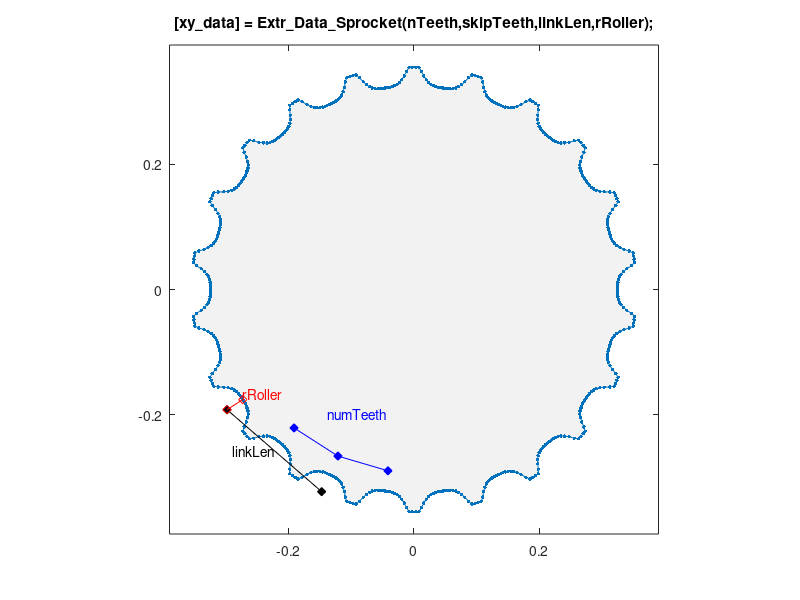

MATLAB code for this plot:
function [xy_data, rPitch] = Extr_Data_Sprocket(nTeeth,skipTeeth,linkLen,rRoller,varargin)
%Extr_Data_Sprocket Produce extrusion data for a sprocket.
%   Extr_Data_Sprocket(numTeeth,skipTeeth,linkLength,rRoller)
%   This function returns x-y data for a sprocket.
%   You can specify:
%       numTeeth      Number of teeth on the sprocket
%       skipTeeth     0 for normal, 1 for double pitch chain
%       linkLength    Length of chain links (roller to roller)
%       rRoller       Radius of roller
%       # holes 	  num_holes
%
%   To see a plot showing parameter values, enter the name
%   of the function with no arguments
%   >> Extr_Data_Sprocket
%
%   To see a plot created with your parameter values,
%   add 'plot' as the final argument
%   >> Extr_Data_Sprocket(22,1,0.2,0.03,'plot')
%
% Copyright 2014-2024 The MathWorks, Inc.

% Default data to show diagram
if (nargin == 0)
    nTeeth  = 22; % For 22 teeth on the gear
    skipTeeth = 1;
    linkLen = 0.2;
    rRoller = 0.03;
end

% Check if plot should be produced
if (isempty(varargin))
    showplot = 'n';
else
    showplot = char(varargin);
end

% Determine Sprocket Pitch Radius
% Number of teeth and chain segment length determines sprocket pitch
% radius, for a triangle is formed from sprocket center to each end of
% chain segment. Tooth skipping + number of teeth may result in non-integer
% number of chain segments to completely wrap around sprocket.  This
% calculation handles that.

rOuterA = linkLen / (2 * sin((2 * pi / (nTeeth/(skipTeeth+1))) / (skipTeeth+1) ));

intAng  = 2*pi/nTeeth*(skipTeeth+1)/2;
rOuter = linkLen / (2 * sin(intAng) );
rInner = rOuter - rRoller;

rPitch = rOuter; % Tooth gap could be deeper

firstToothAngle = deg2rad(0);
currentToothAngle = firstToothAngle;
xy_data = [];

for iTeeth = 1:nTeeth
    [newPoints, currentToothAngle] = computeCupPoints(currentToothAngle, rOuter, rInner, nTeeth);
    xy_data = [xy_data; newPoints]; %#ok<AGROW>
end

%% Orient sprocket so a tooth gap is directly behind sprocket center
% Find index of point at deepest point of one of the cups
[~,ind] = min(vecnorm(xy_data,2,2));

% Determine angle to rotate extrusion data
rotAngle = atan2d(xy_data(ind,2),xy_data(ind,1))+180;

% Construct rotation matrix
Rmat = [cosd(rotAngle) sind(rotAngle);
       -sind(rotAngle) cosd(rotAngle)];

% Rotate data
xy_data   = (Rmat*xy_data')';

%% Plot diagram to show parameters and extrusion
if (nargin == 0 || strcmpi(showplot,'plot'))
    % Figure name
    figString = ['h1_' mfilename];
    % Only create a figure if no figure exists
    figExist = 0;
    fig_hExist = evalin('base',['exist(''' figString ''')']);
    if (fig_hExist)
        figExist = evalin('base',['ishandle(' figString ') && strcmp(get(' figString ', ''type''), ''figure'')']);
    end
    if ~figExist
        fig_h = figure('Name',figString);
        assignin('base',figString,fig_h);
    else
        fig_h = evalin('base',figString);
    end
    figure(fig_h)
    clf(fig_h)

    % Plot extrusion
    patch(xy_data(:,1),xy_data(:,2),[1 1 1]*0.95,'EdgeColor','none');
    hold on
    plot(xy_data(:,1),xy_data(:,2),'-','Marker','.','MarkerSize',8,'LineWidth',0.5);

    axis('equal');
    axis([-1 1 -1 1]*rOuter*1.1);

    % Show parameters
    tAng    = 2*pi/nTeeth;
    tAngArr = tAng*[3 4 5]-pi;
    teeth_pts = 0.9*rInner*[cos(tAngArr(1)) sin(tAngArr(1));cos(tAngArr(2)) sin(tAngArr(2)); cos(tAngArr(3)) sin(tAngArr(3))];
    plot(teeth_pts(:,1),teeth_pts(:,2),'b-d','MarkerFaceColor','b');
    text(teeth_pts(2,1)*0.75,teeth_pts(2,2)*0.75,'{\color{blue}numTeeth}','HorizontalAlignment','center');

    %linkpt1 = [-rInner-rRoller 0];
    linkpt1 = [cos(tAng*(skipTeeth+1)-pi) sin(tAng*(skipTeeth+1)-pi)]*(rInner+rRoller);
    linkpt2 = [cos(tAng*(2*(skipTeeth+1))-pi) sin(tAng*(2*(skipTeeth+1))-pi)]*(rInner+rRoller);
    plot([linkpt1(1) linkpt2(1)],[linkpt1(2) linkpt2(2)],'k-d','MarkerFaceColor','k');
    text((linkpt1(1)+linkpt2(1))/2,(linkpt1(2)+linkpt2(2))/2,'{\color{black}linkLen}',...
        'HorizontalAlignment','right');

    rRollpt1 = linkpt1;
    rRollpt2 = linkpt1/(rInner+rRoller)*rInner;
    plot([rRollpt1(1) rRollpt2(1)],[rRollpt1(2) rRollpt2(2)],'r-d');
    text(rRollpt2(1),rRollpt2(2),'{\color{red}rRoller }','VerticalAlignment','bottom');

    title('[xy\_data] = Extr\_Data\_Sprocket(nTeeth,skipTeeth,linkLen,rRoller);');
    hold off
    box on
    clear xy_data

end


    function [cupPoints, endAngle] = computeCupPoints(beginAngle, rOuter, rInner, numTeeth)
    % Note - this method of constructing the tooth gap is not per any ISO norm
    %        and should be customized to your sprocket application

        toothFlatWidth = 0.1536;           % percentage
        cupFlatWidth   = 1-toothFlatWidth; % toothFlat + cupFlat = 100%
        
        cupAngle = deg2rad(360/numTeeth*cupFlatWidth);
        radDiff = rOuter - rInner;
        rads = [rInner + 1.0 * radDiff,...
            rInner + 0.8 * radDiff,...
            rInner + 0.55 * radDiff,...
            rInner + 0.35 * radDiff,...
            rInner + 0.21 * radDiff,...
            rInner + 0.12 * radDiff,...
            rInner + 0.07 * radDiff,...
            rInner + 0.03 * radDiff,...
            rInner + 0.01 * radDiff,...
            rInner + 0.002 * radDiff,...
            ];
        rads = [rads rInner fliplr(rads)];

        numCupPoints = length(rads);
        theta = cupAngle / (numCupPoints - 1);

        cupPoints = zeros(numCupPoints,2);
        for i = 1:numCupPoints
            rad = rads(i);
            pointAngle = beginAngle + (i - 1) * theta;
            cupPoints(i,:) = [rad * cos(pointAngle), rad * sin(pointAngle)];
        end

        toothAngle = deg2rad(360/numTeeth*toothFlatWidth);

        numToothPoints = 2;
        theta = toothAngle / (numToothPoints + 1);
        %cupPoints = [cupPoints];
        for i = numCupPoints+1:numCupPoints+numToothPoints
            pointAngle = beginAngle + cupAngle + (i - numCupPoints) * theta;
            cupPoints(i,:) = [rOuter * cos(pointAngle), rad * sin(pointAngle)];
        end

        endAngle = beginAngle + cupAngle + toothAngle;

    end
end